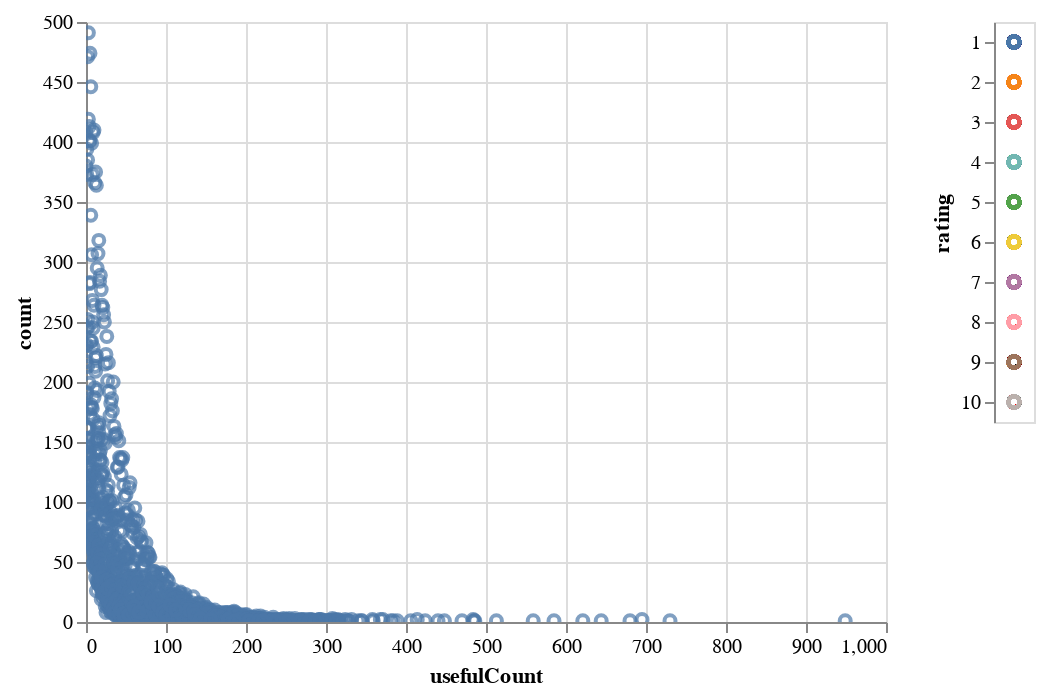

Notebook cell for this chart:
### Code cell
#Check the change of top conditions across rating
click = alt.selection_multi(encodings=['color'])

scatter = alt.Chart(usefulCount_count_rating).mark_point().encode(
    x='usefulCount',
    y='count',
    tooltip=('usefulCount', 'count')
).transform_filter(
    click
)

hist = alt.Chart(usefulCount_count_rating).mark_point().encode(
    y='rating:N',
    color=alt.condition(click, 'rating:N', alt.value('lightgray'), legend=None)
).add_selection(
    click
)

scatter.interactive() | hist

### Figure 1 — Vega-Lite specification as saved in the notebook (floating-point values rounded to 4 significant figures; data arrays with more than 128 entries replaced by an {"elided": "..."} marker saying what was removed)
{"config": {"view": {"continuousWidth": 400, "continuousHeight": 300}}, "hconcat": [{"mark": "point", "encoding": {"tooltip": [{"type": "quantitative", "field": "usefulCount"}, {"type": "quantitative", "field": "count"}], "x": {"type": "quantitative", "field": "usefulCount"}, "y": {"type": "quantitative", "field": "count"}}, "selection": {"selector007": {"type": "interval", "bind": "scales", "encodings": ["x", "y"]}}, "transform": [{"filter": {"selection": "selector006"}}]}, {"mark": "point", "encoding": {"color": {"condition": {"type": "nominal", "field": "rating", "legend": null, "selection": "selector006"}, "value": "lightgray"}, "y": {"type": "nominal", "field": "rating"}}, "selection": {"selector006": {"type": "multi", "encodings": ["color"]}}}], "data": {"name": "data-6a0ed9d4c0a07002225616902779620d"}, "$schema": "https://vega.github.io/schema/vega-lite/v4.8.1.json", "datasets": {"data-6a0ed9d4c0a07002225616902779620d": {"elided": "1580 records"}}}
